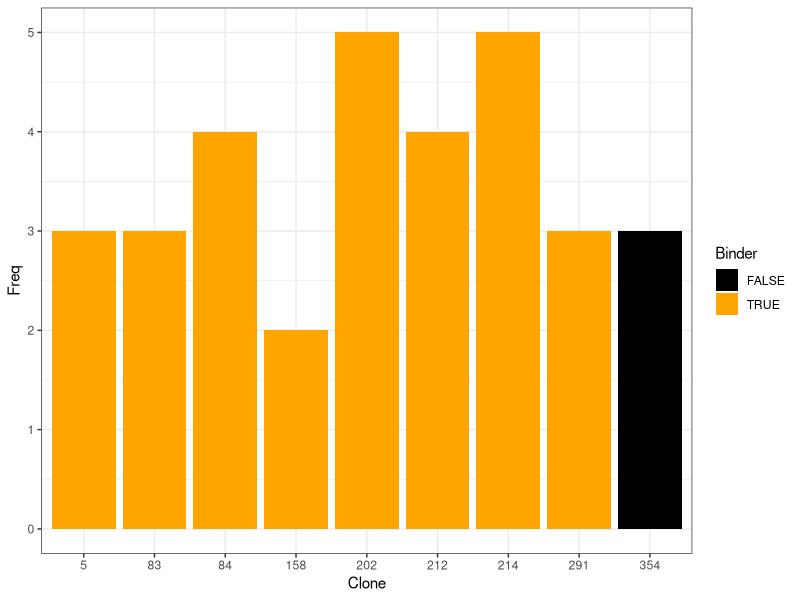
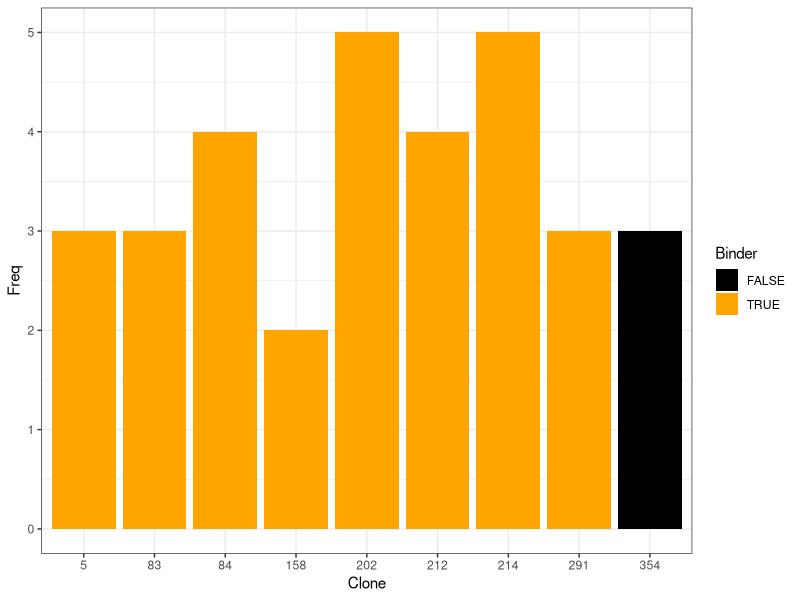

Reproduce these figures in R, in order.
#Here, we are going to make a chart showing the intraclonal binding consistency, 
#motivating why we later define all cells from each clone as either binders or
#non-bnders depending on if one cell has shown to be a binder or not. 
#first_clonal_selection <- read.csv("../External/data/20220426 BCR_selected_db_with exclusions_light chains-used_for_intraclonal_consistency.csv")

original_selection <- read.csv("Data/BCR_auxiliaries/Originally_selected_BCRs.csv")[,1]
BCR_all <- read.csv( "Data/BCR_database_versions/7_Subclones_included.csv")

#Now we zoom in
clonal1166Sel <- BCR_all[which(BCR_all$Sample == "1166_1" & 
                                BCR_all$Clonal &
                                   BCR_all$CELL %in% original_selection &
                                   BCR_all$LOCUS == "H"),]

#Here, we zoom in even further, only considering the clones with more than 
#one member:
isCloneLargeTested <- unlist(lapply(split(clonal1166Sel$HamClone, clonal1166Sel$HamClone), 
                                    function(x){
                                        if(length(x) > 1){
                                            TRUE
                                        } else {
                                            FALSE
                                        }
                                    }))

largeTested <- names(isCloneLargeTested)[which(isCloneLargeTested)]

BCRLargeTested <- clonal1166Sel[which(clonal1166Sel$HamClone %in% largeTested),]

#After creating this, it turns out that we lose clone 354, that was originally tested. 
#unclear why it is not registered as such. 
BCRLargeTested <- rbind(BCRLargeTested, BCR_all[which(BCR_all$HamClone == "354" &
                                                          BCR_all$LOCUS == "H"),])
table(BCRLargeTested$HamClone, BCRLargeTested$Specific)
BCRLargeTested$Specific <- factor(BCRLargeTested$Specific, levels = c("FALSE", "TRUE"))

testTab <- data.frame(table(BCRLargeTested$HamClone, BCRLargeTested$Specific))
colnames(testTab) <- c("Clone", "Binder", "Freq")
library(ggplot2)
ggplot(testTab, aes(fill=Binder, y=Freq, x=Clone)) + 
    geom_bar(position="stack", stat="identity") + scale_fill_manual(values = c("black", "orange"))+
    theme_bw()
ggsave("Results/CloneBarGraphs/Specificity_per_clone.pdf", width = 6, height = 4)


